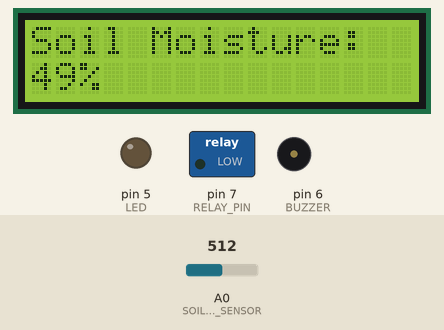
Bench run of a sketch on a simulated Arduino Uno, built with avr-gcc and run on an emulated ATmega328P. On the bench: 16×2 character LCD, switched loads named in the sketch (green lamp = pin HIGH), output pins drawn as LEDs (lit = HIGH), buzzer (waves = sounding, pin HIGH). The test bench sets the inputs (shaded band); at power-on: A0 (SOIL_MOISTURE_SENSOR) = 512. The modem accepts every AT command (registered, SIM ready, sends succeed) and sends nothing else; what the sketch prints to the serial monitor is not drawn.

Above: at 3.2 s.
3.3 s: A0 (SOIL_MOISTURE_SENSOR) set to 699
At 8.5 s:
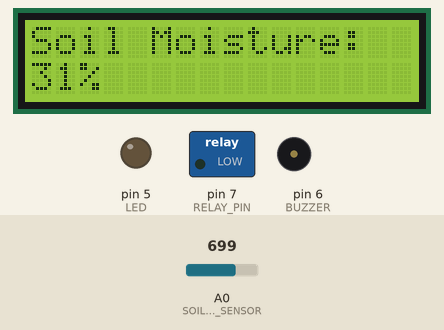
8.9 s: A0 (SOIL_MOISTURE_SENSOR) set to 735
At 13.6 s:
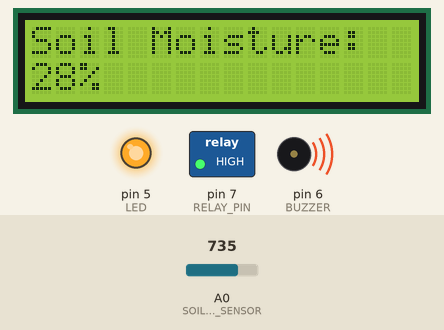
Timing chart, 0 to 15.1 s (numbered marks = the images above; inputs shaded):
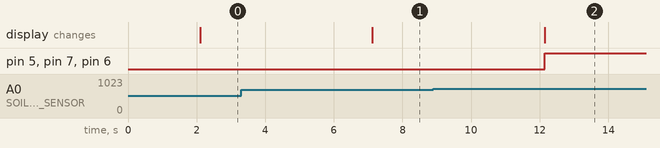

Measured:
- the behaviour switches between 716 and 717 on A0 (SOIL_MOISTURE_SENSOR) (found by bisection; images 1 and 2)
- after the input at 3.3 s, the display: changes after 3.8 s (image 1)
- after the input at 8.9 s, pin 5 (LED), pin 7 (RELAY_PIN), pin 6 (BUZZER): LOW → HIGH after 3.2 s; the display: changes after 3.3 s (image 2)

The sketch:

Automatic-watering-Plant.ino
```cpp
#include <Wire.h>
#include <LiquidCrystal_I2C.h>
#include <SoftwareSerial.h>

#define SOIL_MOISTURE_SENSOR A0
#define RELAY_PIN 7
#define BUZZER 6
#define LED 5

SoftwareSerial gsm(9, 10);  // RX, TX for GSM module
LiquidCrystal_I2C lcd(0x27, 16, 2);  // I2C LCD address 0x27

void setup() {
  pinMode(SOIL_MOISTURE_SENSOR, INPUT);
  pinMode(RELAY_PIN, OUTPUT);
  pinMode(BUZZER, OUTPUT);
  pinMode(LED, OUTPUT);

  Serial.begin(9600);
  gsm.begin(9600);
  lcd.init();
  lcd.backlight();

  lcd.setCursor(0, 0);
  lcd.print("Smart Irrigation");
  delay(2000);
}

void loop() {
  int moistureLevel = analogRead(SOIL_MOISTURE_SENSOR);
  int moisturePercent = map(moistureLevel, 1023, 0, 0, 100);

  lcd.clear();
  lcd.setCursor(0, 0);
  lcd.print("Soil Moisture:");
  lcd.setCursor(0, 1);
  lcd.print(moisturePercent);
  lcd.print("%");

  Serial.print("Soil Moisture: ");
  Serial.print(moisturePercent);
  Serial.println("%");

  if (moisturePercent < 30) {  // If soil is dry
    digitalWrite(RELAY_PIN, HIGH);
    digitalWrite(BUZZER, HIGH);
    digitalWrite(LED, HIGH);
    sendSMS(moisturePercent); // Send SMS
    delay(5000);  // Pump runs for 5 seconds
    digitalWrite(RELAY_PIN, LOW);
    digitalWrite(BUZZER, LOW);
    digitalWrite(LED, LOW);
  }

  delay(5000);  // Check every 5 seconds
}

void sendSMS(int moisture) {
  gsm.println("AT+CMGF=1");
  delay(1000);
  gsm.println("AT+CMGS=\"+918918952076\"");
  delay(1000);
  gsm.print("Water given to the plant. Current moisture level: ");
  gsm.print(moisture);
  gsm.println("%");
  delay(1000);
  gsm.write(26);
  delay(1000);
}
```
